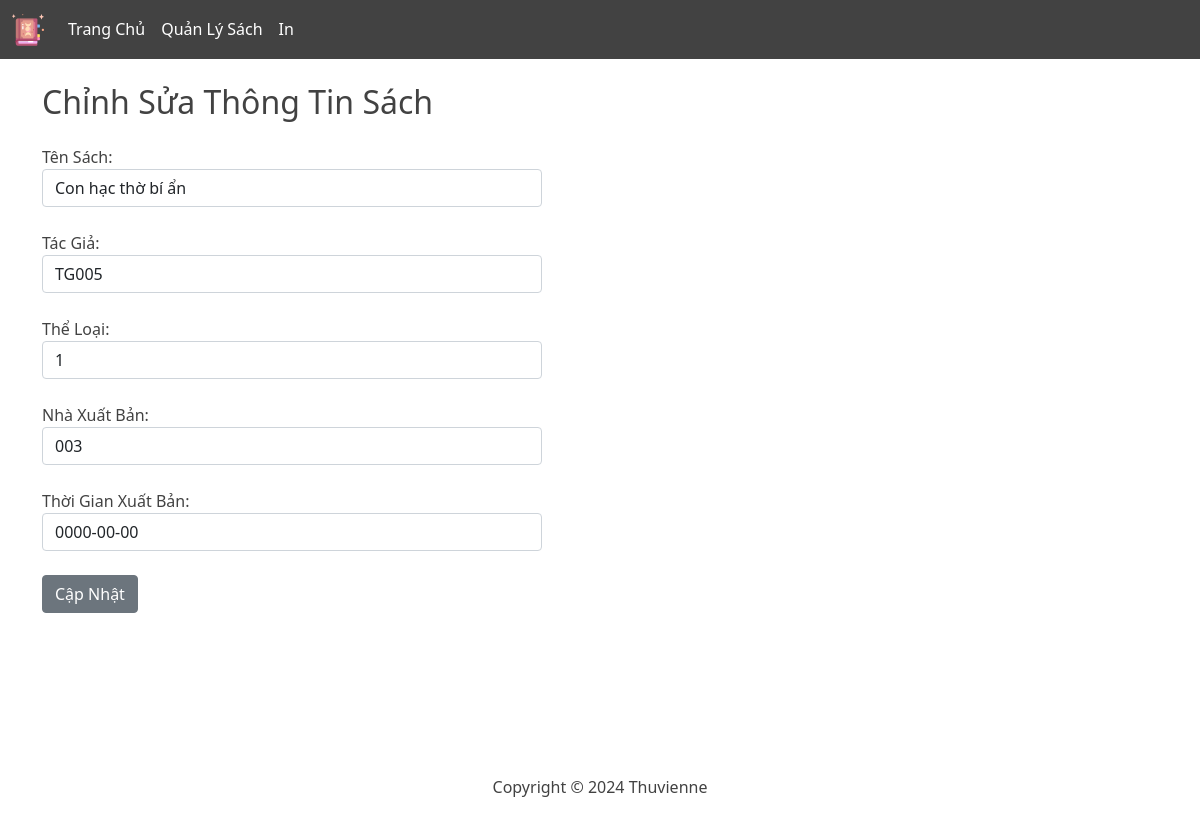
The page /pages/admin/edit.php?id=115 on the database as committed earlier.
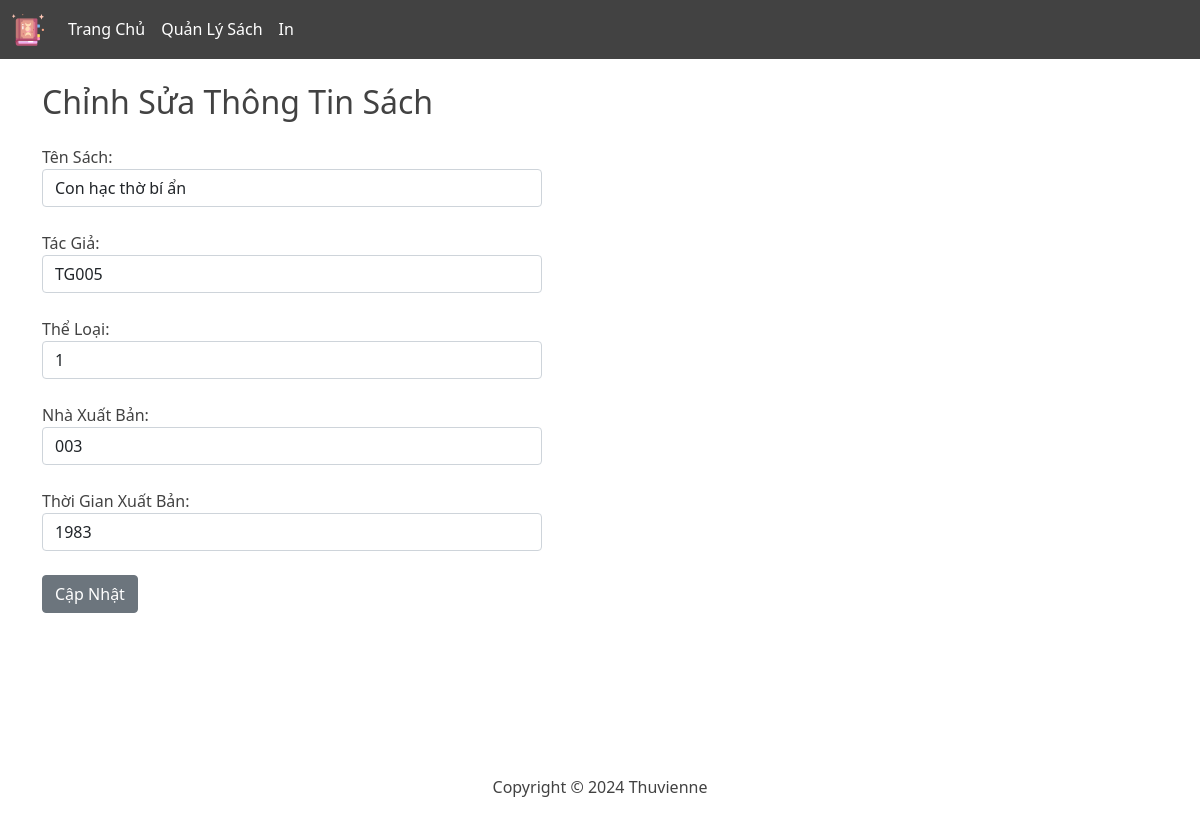
The same page on the database as committed later.
### tables this page shows
CREATE TABLE `sach` (
  `MA_SACH` int(11) NOT NULL,
  `STT_THELOAI` int(11) NOT NULL,
  `MA_NXB` char(10) NOT NULL,
  `MA_TG` char(10) NOT NULL,
  `TEN_SACH` varchar(20) NOT NULL,
  `TGXB` year(4) NOT NULL
);

### public/pages/admin/edit.php (the view, shortened to what this page needs)
<?php
require __DIR__ . '/../../../src/db/db_connect.php';
$id = $_GET['id'] ?? null;
if ($_SERVER['REQUEST_METHOD'] == 'GET') {
    try {
        $query = "SELECT * FROM SACH WHERE MA_SACH = :id";
        $stmt = $pdo->prepare($query);
        $stmt->bindParam(':id', $id, PDO::PARAM_INT);
        $stmt->execute();
        $sach = $stmt->fetch(PDO::FETCH_ASSOC);
    } catch (PDOException $e) {
        echo "Lỗi khi truy vấn cơ sở dữ liệu: " . $e->getMessage();
        exit;
    }
}
?>
<!DOCTYPE html>
<html lang="en">
<head>
    <?php require __DIR__ . '/../../../src/partials/header.php'; ?>
</head>
<body>
<?php require __DIR__ . '/../../../src/partials/sub-header--admin.php' ?>
    <main class="container mt-4">
        <h2>Chỉnh Sửa Thông Tin Sách</h2>
        <form method="POST">
            <div class="form-group">
                <label for="ten_sach">Tên Sách:</label>
                <input type="text" class="form-control" id="ten_sach" name="ten_sach" value="<?= htmlspecialchars($sach['TEN_SACH']) ?>">
            </div>
            <div class="form-group">
                <label for="ten_tg">Tác Giả:</label>
                <input type="text" class="form-control" id="ten_tg" name="ten_tg" value="<?= htmlspecialchars($sach['MA_TG']) ?>">
            </div>
            <div class="form-group">
                <label for="ten_theloai">Thể Loại:</label>
                <input type="text" class="form-control" id="ten_theloai" name="ten_theloai" value="<?= htmlspecialchars($sach['STT_THELOAI']) ?>">
            </div>
            <div class="form-group">
                <label for="ten_nxb">Nhà Xuất Bản:</label>
                <input type="text" class="form-control" id="ten_nxb" name="ten_nxb" value="<?= htmlspecialchars($sach['MA_NXB']) ?>">
            </div>
            <div class="form-group">
                <label for="tgxb">Thời Gian Xuất Bản:</label>
                <input type="year(4)" class="form-control" id="tgxb" name="tgxb" value="<?= htmlspecialchars($sach['TGXB']??'') ?>">
            </div>
            <button type="submit" class="btn btn-secondary mt-4">Cập Nhật</button>
        </form>
    </main>
<?php require __DIR__ . '/../../../src/partials/footer.php'; ?>
</body>
</html>

Rows that differ between the two databases and show on the page:
changed sach "Con hạc thờ bí ẩn": tgxb "0000-00-00" → "1983"
